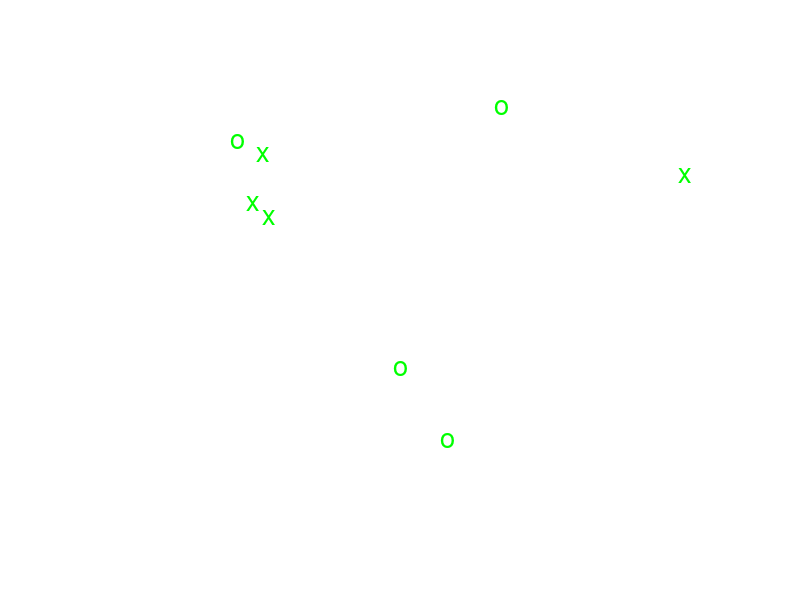

This chart was generated by the following MATLAB code: (Note: this script raises an error after producing the figure.)
%% Header
% This is the lab 4 script:
    % We will be focused on stimulus presentation and reaction times
    % Deshawn Sambrano: DSambrano@nyu.edu
    % Version 1: 2/22/18
    % Dependencies and Assumptions: MATLAB 2015b or newer
    
%% Init
clear all
close all
clc

% Constant


%% Why use NaNs

x = 1:10;
mean(x)

zVector = zeros(1,100);
nVector = nan(1,100);

for i = x
    zVector(i) = i;
    nVector(i) = i;
end
mean(zVector)
mean(nVector)
    

%% Creating a single trial
stimulusVector = [4, 8, 12, 16]


figure


for j = 1:10
    
    if j == 1
        welcomeText = text(.5,.5,'Welcome!')
        axis off
        set(gcf,'color','k') % Set background color to black
        set(welcomeText,'color','w') % Maybe make it bold
        set(welcomeText,'Fontsize',40)
        shg
        pause
        delete(welcomeText)
    end

        
    % Stimuli Number
    numStim = stimulusVector(randi(4));


    targetPresent = randi(2)-1
    distTemp = randi(2,1,numStim-targetPresent)
    distractorVector = cell(1,length(distTemp))
    for i = 1:length(distTemp)
        if distTemp(i) == 1
            distractorVector{i} = 'o'
        else 
            distractorVector{i} = 'x'
        end
    end


    distractorPositions = rand(numStim-targetPresent,2); % Each row represents the X,Y coord for each distractor

    distractorsOutput = text(distractorPositions(:,1), distractorPositions(:,2), distractorVector)



    set(distractorsOutput,'Fontsize',20)
    set(distractorsOutput,'color','g') % Maybe make it bold



    targetPosition = rand(targetPresent,2); % Each row represents the X,Y coord for each target

    targetOutput = text(targetPosition(:,1), targetPosition(:,2), 'x')

    set(targetOutput,'Fontsize',20)
    set(targetOutput,'color','r') % Maybe make it bold
    

    shg
    pause
    delete(targetOutput)
    delete(distractorsOutput)

end



%% Lab 2

%% Creating a single trial
stimulusVector = [4, 8, 12, 16];


hFigure = figure
set(hFigure, 'MenuBar', 'none');
set(hFigure, 'ToolBar', 'none');

for j = 1:6
    
    if j == 1
        welcomeText = text(.5,.5,'Welcome!')
        axis off
        set(gcf,'color','k') % Set background color to black
        set(welcomeText,'color','w') % Maybe make it bold
        set(welcomeText,'Fontsize',40)
        shg
        pause
        delete(welcomeText)
    end

        
    % Stimuli Number
    numStim = stimulusVector(randi(4));


    targetPresent = randi(2)-1;
    distTemp = randi(2,1,numStim-targetPresent)
    distractorVector = cell(1,length(distTemp))
    for i = 1:length(distTemp)
        if distTemp(i) == 1
            distractorVector{i} = 'o'
        else 
            distractorVector{i} = 'x'
        end
    end


    distractorPositions = rand(numStim-targetPresent,2); % Each row represents the X,Y coord for each distractor

    distractorsOutput = text(distractorPositions(:,1), distractorPositions(:,2), distractorVector)



    set(distractorsOutput,'Fontsize',20)
    set(distractorsOutput,'color','g') % Maybe make it bold
    



    targetPosition = rand(targetPresent,2); % Each row represents the X,Y coord for each target

    targetOutput = text(targetPosition(:,1), targetPosition(:,2), 'x')

    set(targetOutput,'Fontsize',20)
    set(targetOutput,'color','r') % Maybe make it bold

    shg
    tic
    pause
    userInput = get(hFigure, 'CurrentCharacter')
    if strcmp(userInput, 'p')
        rt = toc
    end
    delete(targetOutput)
    delete(distractorsOutput)
    
end



